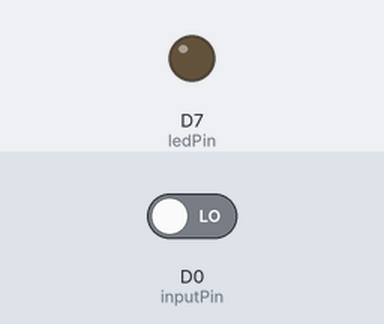
Simulated run of this sketch. Board: Particle Photon. On the bench: output pins drawn as LEDs (lit = HIGH). The test bench sets the inputs (shaded band); at power-on: D0 (inputPin) LOW.

Above: at 1.8 s.
1.9 s: D0 (inputPin) driven HIGH
At 3.0 s:
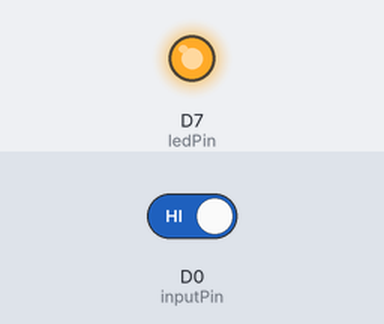
3.5 s: D0 (inputPin) driven LOW
At 4.1 s:
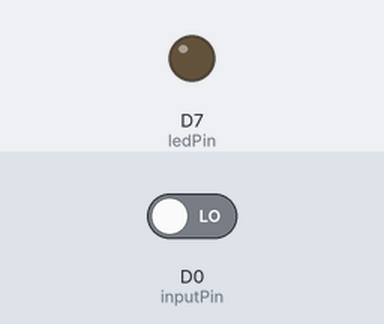
Timing chart, 0 to 6.5 s (numbered marks = the images above; inputs shaded):
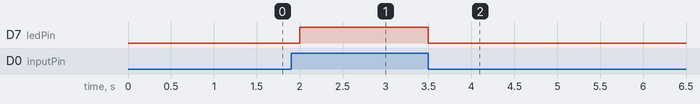

The sketch:

conf_room.ino
```cpp
/*****************************************************************************
PIR Motion Sensor

This tutorial uses a Photon and the PIR motion sensor from the Particle Maker
Kit to determine whether a conference room is in use (you could also use it
for many other applications) and post the status to Slack.
******************************************************************************/

int ledPin = D7;                 // choose the pin for the LED
int inputPin = D0;               // choose the PIR sensor pin
bool available;                  // status of conference room
int motionCounter = 0;           // variable to count motion events

Timer timer(3000, determineMotion); // software timer to check every 30s

void setup() {
  pinMode(ledPin, OUTPUT);       // set LED as output
  pinMode(inputPin, INPUT);      // set sensor as input

  timer.start(); // start the determineMotion timer
}

void determineMotion() {    // this function determines if there's motion
    if(motionCounter < 2) { // if very little motion was detected
        if(available == false) { // only publish if the status changed
            String tt = "Available";
            Particle.publish("ConfRoom", tt); //publish to conf_avail webhook
            }
        available = true; // set the status to available
    } else if (motionCounter >= 2) {
        if(available == true) { // only publish if the status changed
            String tt = "Busy";
            Particle.publish("ConfRoom", tt); //publish to conf_inuse webhook
            }
        available = false; // set the status to in use
    }
    motionCounter = 0; // reset motion counter
}

void loop() {
  if (digitalRead(inputPin) == HIGH) {  // check if the input is HIGH
    digitalWrite(ledPin, HIGH);         // turn LED ON if high
    motionCounter++;                    // increment motion counter
  } else {
    digitalWrite(ledPin, LOW);          // turn LED OFF if no input
  }
  delay(500);                           // wait 0.5s
}
```

Measured:
- after the input at 1.9 s, D7 (ledPin): LOW → HIGH after 0.10 s
- after the input at 3.5 s, D7 (ledPin): HIGH → LOW at once
